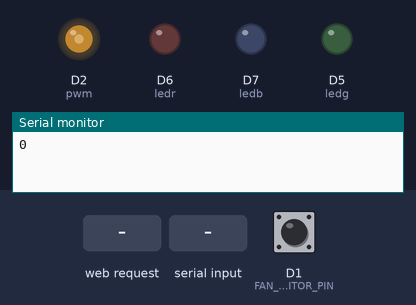
This sketch was run on a simulated ESP8266 (NodeMCU). On the bench: output pins drawn as LEDs (lit = HIGH), the last lines printed to the serial monitor. Inputs (shaded band) come from the test bench; at power-on: D1 (FAN_MONITOR_PIN) HIGH. Storage starts empty; EEPROM starts erased.

Above: at 4.8 s.
4.9 s: HTTP request GET /f received
At 6.0 s:
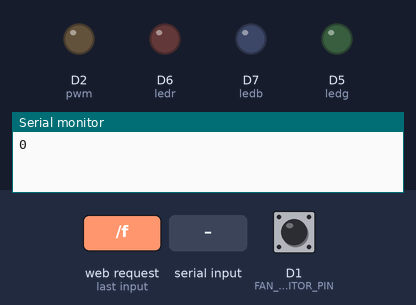
6.4 s: "90,45\n" received over Serial
At 7.5 s:
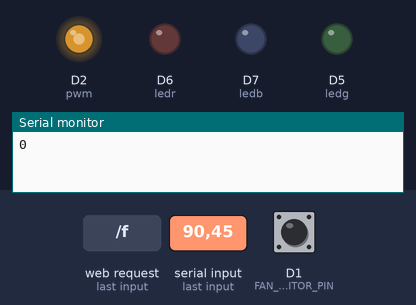
7.9 s: HTTP request GET /f?f=0 received
At 9.3 s:
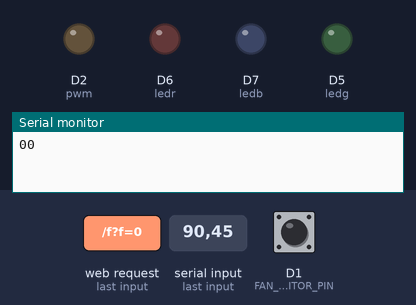
10.1 s: "90\n" received over Serial
At 11.3 s:
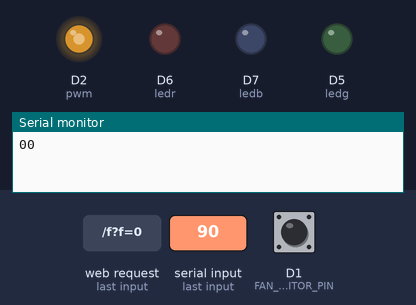
Timing chart, 0 to 12.6 s (numbered marks = the images above; inputs shaded):
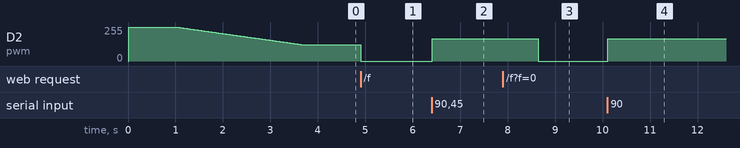

The sketch:

rog1_0.ino
```cpp
#include <ESP8266WiFi.h>
#include <ESP8266HTTPClient.h>
#include <ESP8266WebServer.h>
#include <FS.h>
#include <DNSServer.h>
#include <EEPROM.h>
#include <Arduino.h>
#include "FanMonitor.h"


const char *AP_name = "ROG兼容风扇";
#define pwm D2
#define FAN_MONITOR_PIN D1
#define ledr D6
#define ledg D5
#define ledb D7

unsigned long previousMillis = 0;
const long interval = 2000;

String comdata = "";
FanMonitor _fanMonitor = FanMonitor(FAN_MONITOR_PIN, FAN_TYPE_BIPOLE);
const byte DNS_PORT = 53;
int fszs = 0;


IPAddress apIP(6, 6, 6, 6);
ESP8266WebServer webServer(80);
DNSServer dnsServer;
void setup()
{
  EEPROM.begin(4096);
  EEPROM.get(100, fszs);
  Serial.begin(115200);
  Serial.println("");
  SPIFFS.begin();
  analogWriteFreq(40000);
  pinMode(pwm, OUTPUT);
  pinMode(ledr, OUTPUT);
  pinMode(ledg, OUTPUT);
  pinMode(ledb, OUTPUT);
  digitalWrite(ledr, LOW);
  digitalWrite(ledg, LOW);
  digitalWrite(ledb, LOW);
  WiFi.disconnect(true);
  WiFi.mode(WIFI_AP_STA);
  WiFi.softAPConfig(apIP, apIP, IPAddress(255, 255, 255, 0));
  WiFi.softAP(AP_name);
  webServer.begin();
  webServer.on("/", wwwroot);
  webServer.on("/rog", rog);
  webServer.on("/f", f); //数据获取
  // 配置DNS服务
  dnsServer.setTTL(300);
  dnsServer.setErrorReplyCode(DNSReplyCode::ServerFailure);
  _fanMonitor.begin();//启动测速

  fxzj(); //风扇自检
  if (fszs <= 255)
  {
    ts(fszs);
  }
  else
  {
    ts(0);
  }


}


void wwwroot()
{

  File file = SPIFFS.open("/index.html", "r");
  webServer.streamFile(file, "text/html");
  file.close();


}
void rog() {
  File file = SPIFFS.open("/rog.apk", "r");
  webServer.streamFile(file, "application/vnd.android.package-archive");
  file.close();

}

void f() {
  String a = webServer.arg("f");
  fszs = a.toInt();
  EEPROM.put(100, fszs);
  EEPROM.commit();
  ts(fszs);
  webServer.send(200, "text/plain", "ok");
}


void loop()
{


  webServer.handleClient();
  if (Serial.available() > 0)
  {
    comdata = "";//缓存清零
    while (Serial.available() > 0) {
      comdata += char(Serial.read());
      delay(2);
    }
    if (comdata.length() > 0) {
      int a = comdata.toInt();
      if (a >= 0 && a <= 255) ts(a);
      if (a > 255) ys(a);
    }
  }
  unsigned long currentMillis = millis();
  if (currentMillis - previousMillis >= interval) {
    previousMillis = currentMillis;
    if (fszs != 0) {
      uint16_t rpm = _fanMonitor.getSpeed();
      Serial.print(rpm);
    }
  }

}


void fxzj() {
  analogWrite(pwm, 1023);
  delay(1000);
  for (int a = 1023; a >= 500; a--) {
    analogWrite(pwm, a);
    delay(5);
  }
  analogWrite(pwm, 0);
}


void ts(int s) {

  int a;
  if (s == 0) {
    a = 0;
  } else if (s == 255) {
    a = 1023;
  } else {
    s = s + 245;
    float b = 1023 / 500;
    a = s * b;
  }
  analogWrite(pwm, a);
  fszs = a;

}

void ys(int y) {
  if (y >= 256 && y <= 511) {
    analogWrite(ledr, y - 256);
  }
  if (y >= 512 && y <= 767) {
    analogWrite(ledg, y - 512);
  }
  if (y >= 768 && y <= 1023) {
    analogWrite(ledb, y - 768);
  }
}
```

FanMonitor.cpp
```cpp
#include "FanMonitor.h"

FanMonitor::FanMonitor(uint8_t monitorPin, uint8_t fanType)
{
  this->monitorPin = monitorPin;
  this->fanType = fanType;
}

FanMonitor::~FanMonitor()
{
}

void FanMonitor::begin()
{
  pinMode(this->monitorPin, INPUT_PULLUP);
  this->pulsesPerRotation = 2;
  this->numberOfSamples = 5;
}

uint16_t FanMonitor::getSpeed()
{
  uint16_t returnValue = 0;
  uint32_t timeCheck = pulseIn(this->monitorPin, LOW);

  if (timeCheck != 0)
  {
    uint32_t time = 0;

    for (uint8_t i = 0; i < this->numberOfSamples; i++)
    {
      // ***
      // *** This measures the total length of time the
      // *** signal is LOW.
      // ***
      time += pulseIn(this->monitorPin, LOW);
    }

    if (time > 0)
    {

      uint32_t averageLowPulseLength = time / this->numberOfSamples;


      uint32_t averageTimeFullRotation = averageLowPulseLength * this->pulsesPerRotation * 2;


      float turnsPerMicrosecond = 1.0 / averageTimeFullRotation;


      float turnsPerSecond = turnsPerMicrosecond * 1000.0 * 1000.0;


      int16_t rpm = turnsPerSecond * 60;


      returnValue = rpm / this->fanType;
    }
  }

  return returnValue;
}
```

FanMonitor.h
```cpp
// (licence header left out)
#ifndef FAN_MONITOR_H
#define FAN_MONITOR_H

#include <Arduino.h>

#define FAN_TYPE_UNIPOLE  1
#define FAN_TYPE_BIPOLE   2

class FanMonitor
{
  public:
    FanMonitor(uint8_t monitorPin, uint8_t fanType);
    ~FanMonitor();

    void begin();
    uint8_t fanType;
    uint16_t getSpeed();
    uint8_t pulsesPerRotation;
    uint8_t numberOfSamples;
    uint8_t monitorPin;
};
#endif
```

Measured:
- after the input at 4.9 s, D2 (pwm): 121/255 → 0/255 at once
- after the input at 6.4 s, D2 (pwm): 0/255 → 167/255 at once
- after the input at 7.9 s, D2 (pwm): 167/255 → 0/255 after 0.75 s
- after the input at 10.1 s, D2 (pwm): 0/255 → 167/255 at once
